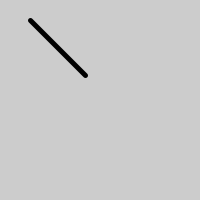
Frame 1 (no input)
Frame 60 (the mouse pressed at the canvas centre just before this capture): identical to frame 1, image omitted
Frame 120 (the mouse held since frame 60 and released just before this capture): identical to frame 1, image omitted

The Processing sketch that drew this single still picture (run headless with seeded random() and noise(); from frame 60 on, the mouse is pressed at the canvas centre):

// Processing sketch: sketch_2h
// ── sketch_2h.pde
void setup() {  
  size(200,200);
  
  strokeWeight(5);
  line(30, 20, 85, 75);

}
 
void draw() {
}
